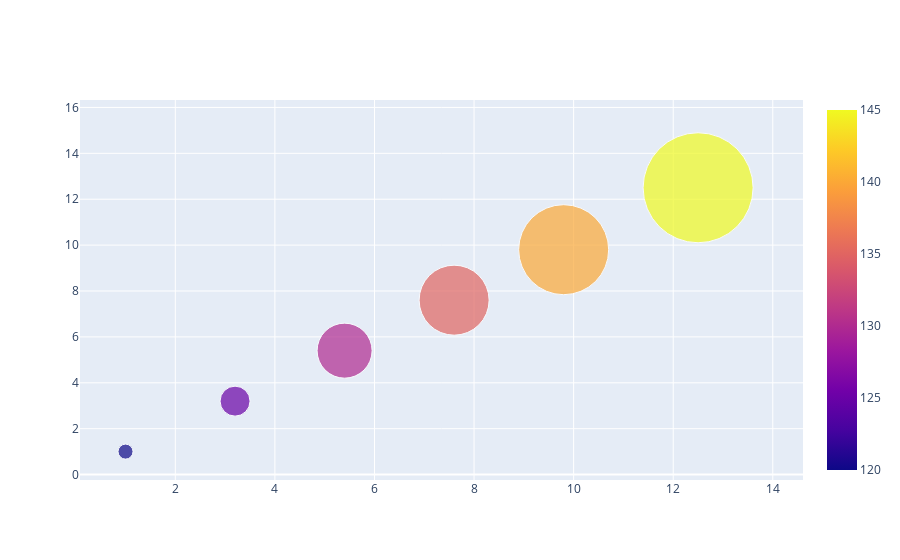

Notebook source saved alongside this figure:
### Markdown cell above
go

### Code cell
fig = go.Figure(
    data=[
        go.Scatter(
            x = [1, 3.2, 5.4, 7.6, 9.8, 12.5],
            y = [1, 3.2, 5.4, 7.6, 9.8, 12.5],
            mode = 'markers',
            marker = dict(
                color = [120, 125, 130, 135, 140, 145],
                size = [15, 30, 55, 70, 90, 110],
                showscale = True
            )
        )
    ]
)
fig.show()

### Figure 1 — Plotly figure (JSON) as saved in the notebook; plotly's stock layout.template omitted (floating-point values rounded to 4 significant figures)
{"data": [{"marker": {"color": [120, 125, 130, 135, 140, 145], "showscale": true, "size": [15, 30, 55, 70, 90, 110]}, "mode": "markers", "type": "scatter", "x": [1, 3.2, 5.4, 7.6, 9.8, 12.5], "y": [1, 3.2, 5.4, 7.6, 9.8, 12.5]}], "layout": {}}
